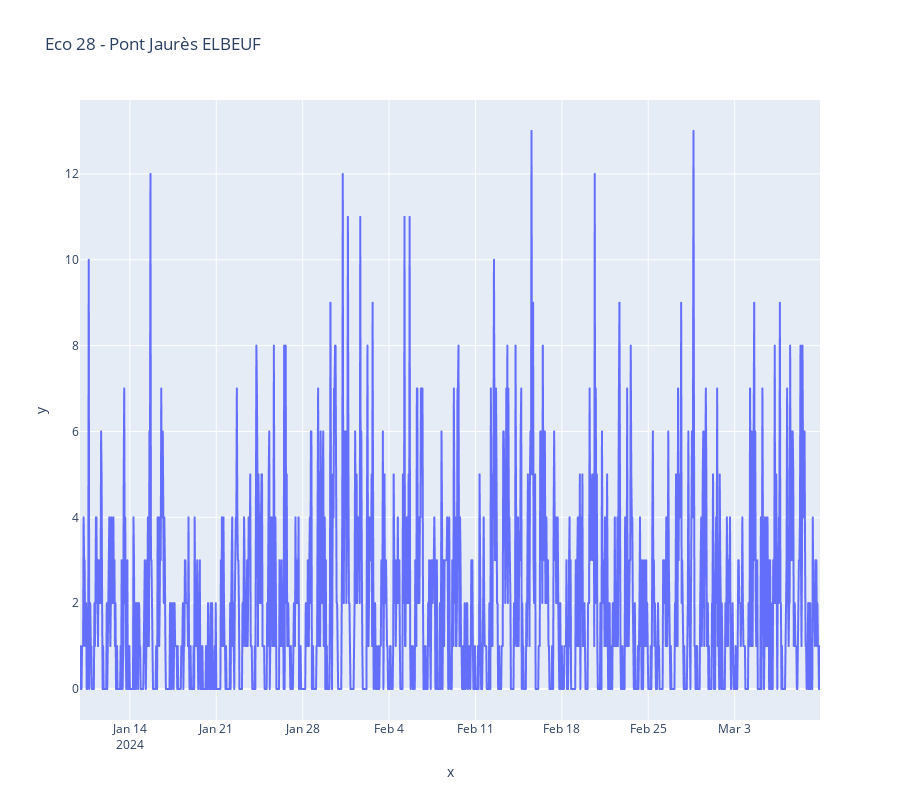

Here is the notebook cell this chart was saved with:
### Code cell
def plot(name):
    data = df.loc[df['name']==name,['Time','Date','counts','name']]
    return px.line(x=data['Time'],y=data['counts'],title=name,height=800)

widgets.interact(plot,name=df['name'].unique())

### Figure 1 — Plotly figure (JSON) as saved in the notebook; plotly's stock layout.template omitted (floating-point values rounded to 4 significant figures; data arrays with more than 128 entries replaced by an {"elided": "..."} marker saying what was removed)
{"data": [{"hovertemplate": "x=%{x}<br>y=%{y}<extra></extra>", "legendgroup": "", "line": {"color": "#636efa", "dash": "solid"}, "marker": {"symbol": "circle"}, "mode": "lines", "name": "", "showlegend": false, "type": "scattergl", "x": {"elided": "1440 str values"}, "xaxis": "x", "y": {"elided": "1440 int values"}, "yaxis": "y"}], "layout": {"height": 800, "legend": {"tracegroupgap": 0}, "title": {"text": "Eco 28 - Pont Jaurès ELBEUF"}, "xaxis": {"anchor": "y", "domain": [0, 1], "title": {"text": "x"}}, "yaxis": {"anchor": "x", "domain": [0, 1], "title": {"text": "y"}}}}
